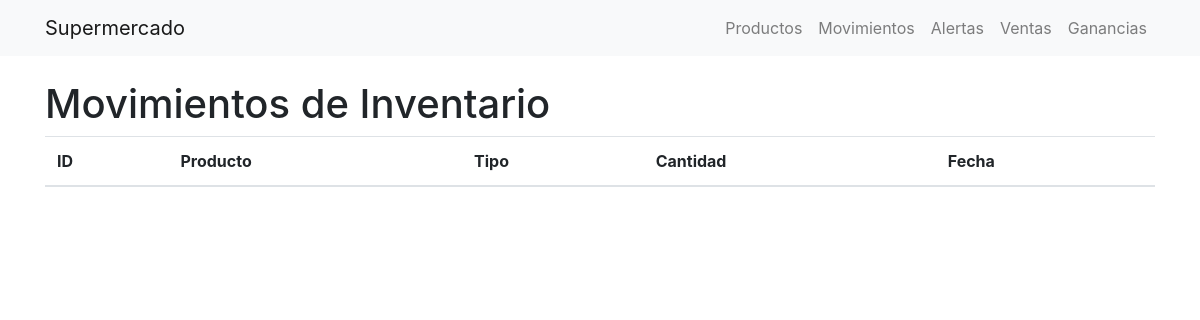
The app's page /movimientos, older data.
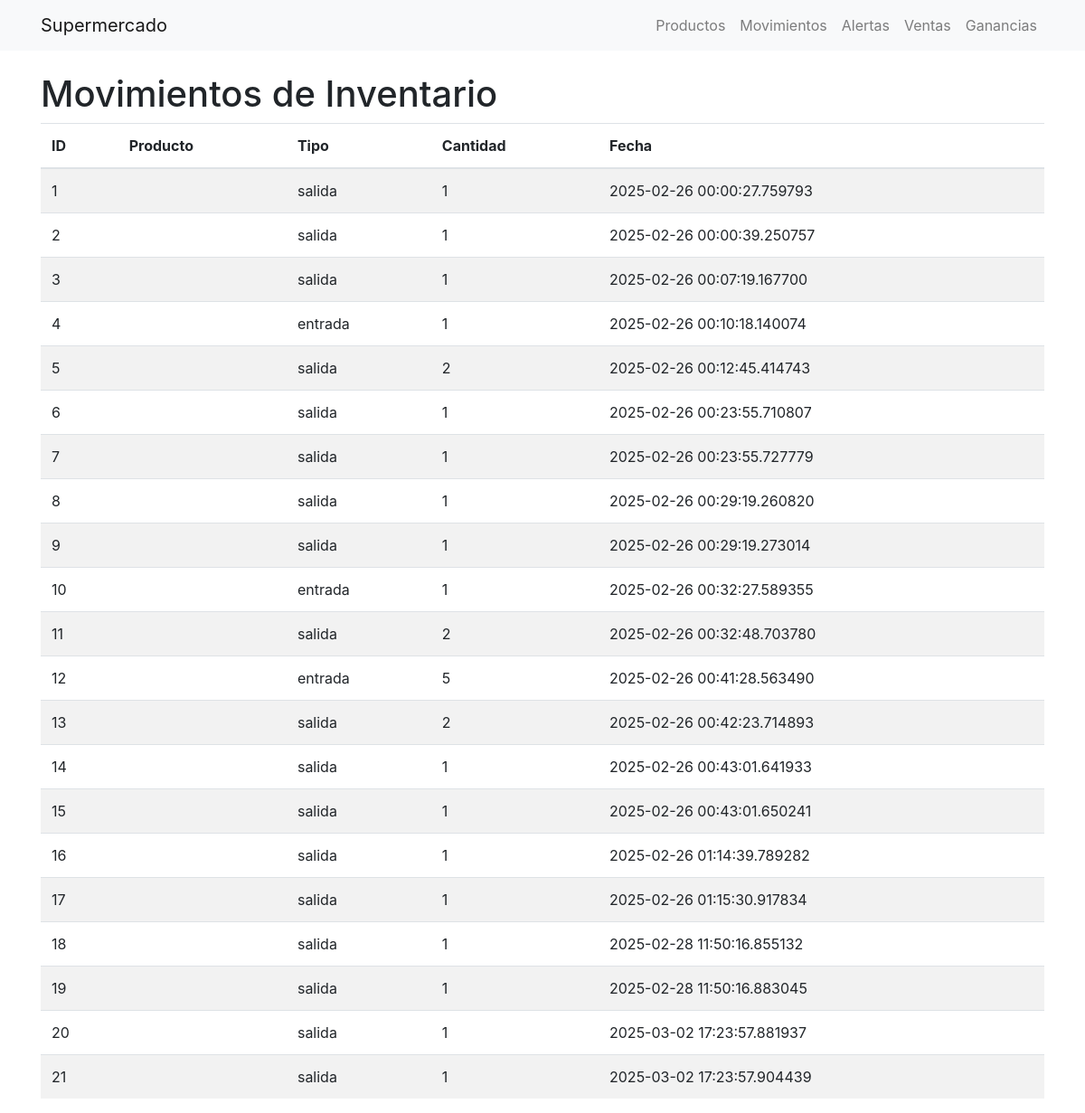
The same page, newer data.
### app.py (models this page shows)
class MovimientoInventario(db.Model):
    id = db.Column(db.Integer, primary_key=True)
    producto_id = db.Column(db.Integer, db.ForeignKey('producto.id'), nullable=False)
    tipo_movimiento = db.Column(db.String(10), nullable=False)  # entrada/salida
    cantidad = db.Column(db.Integer, nullable=False)
    fecha = db.Column(db.DateTime, nullable=False, default=db.func.current_timestamp())

### app.py (the view, shortened to what this page needs)
@app.route('/movimientos', methods=['GET', 'POST'])
def movimientos():
    movimientos = MovimientoInventario.query.all()
    productos = Producto.query.all()
    return render_template('movimientos.html', movimientos=movimientos, productos=productos)

### templates/movimientos.html
{% extends 'index.html' %}
{% block content %}
    <h1>Movimientos de Inventario</h1>
    <table class="table table-striped">
        <thead>
            <tr>
                <th>ID</th>
                <th>Producto</th>
                <th>Tipo</th>
                <th>Cantidad</th>
                <th>Fecha</th>
            </tr>
        </thead>
        <tbody>
            {% for movimiento in movimientos %}
                <tr>
                    <td>{{ movimiento.id }}</td>
                    <td>{{ movimiento.producto_nombre }}</td>
                    <td>{{ movimiento.tipo_movimiento }}</td>
                    <td>{{ movimiento.cantidad }}</td>
                    <td>{{ movimiento.fecha }}</td>
                </tr>
            {% endfor %}
        </tbody>
    </table>
{% endblock %}

### templates/index.html (shortened to what this page needs)
<!DOCTYPE html>
<html lang="es">
<head>
    <link rel="stylesheet" href="https://stackpath.bootstrapcdn.com/bootstrap/4.5.2/css/bootstrap.min.css">
</head>
<body>
    <nav class="navbar navbar-expand-lg navbar-light bg-light">
        <div class="container">
            <a class="navbar-brand" href="{{ url_for('index') }}">Supermercado</a>
            <div class="collapse navbar-collapse" id="navbarNav">
                <ul class="navbar-nav ml-auto">
                    <li class="nav-item">
                        <a class="nav-link" href="{{ url_for('productos') }}">Productos</a>
                    </li>
                    <li class="nav-item">
                        <a class="nav-link" href="{{ url_for('movimientos') }}">Movimientos</a>
                    </li>
                    <li class="nav-item">
                        <a class="nav-link" href="{{ url_for('alertas') }}">Alertas</a>
                    </li>
                    <li class="nav-item">
                        <a class="nav-link" href="{{ url_for('ventas') }}">Ventas</a>
                    </li>
                    <li class="nav-item">
                        <a class="nav-link" href="{{ url_for('ganancias') }}">Ganancias</a>
                    </li>
                </ul>
            </div>
        </div>
    </nav>
    <div class="container mt-4">
        {% block content %}
        {% endblock %}
    </div>
</body>
</html>

Row changes from the older to the newer data that the page shows:
added MovimientoInventario: id "1", tipo_movimiento "salida", cantidad "1", fecha "2025-02-26 00:00:27.759793"
added MovimientoInventario: id "2", tipo_movimiento "salida", cantidad "1", fecha "2025-02-26 00:00:39.250757"
added MovimientoInventario: id "3", tipo_movimiento "salida", cantidad "1", fecha "2025-02-26 00:07:19.167700"
added MovimientoInventario: id "4", tipo_movimiento "entrada", cantidad "1", fecha "2025-02-26 00:10:18.140074"
added MovimientoInventario: id "5", tipo_movimiento "salida", cantidad "2", fecha "2025-02-26 00:12:45.414743"
added MovimientoInventario: id "6", tipo_movimiento "salida", cantidad "1", fecha "2025-02-26 00:23:55.710807"
added MovimientoInventario: id "7", tipo_movimiento "salida", cantidad "1", fecha "2025-02-26 00:23:55.727779"
added MovimientoInventario: id "8", tipo_movimiento "salida", cantidad "1", fecha "2025-02-26 00:29:19.260820"
added MovimientoInventario: id "9", tipo_movimiento "salida", cantidad "1", fecha "2025-02-26 00:29:19.273014"
added MovimientoInventario: id "10", tipo_movimiento "entrada", cantidad "1", fecha "2025-02-26 00:32:27.589355"
added MovimientoInventario: id "11", tipo_movimiento "salida", cantidad "2", fecha "2025-02-26 00:32:48.703780"
added MovimientoInventario: id "12", tipo_movimiento "entrada", cantidad "5", fecha "2025-02-26 00:41:28.563490"
added MovimientoInventario: id "13", tipo_movimiento "salida", cantidad "2", fecha "2025-02-26 00:42:23.714893"
added MovimientoInventario: id "14", tipo_movimiento "salida", cantidad "1", fecha "2025-02-26 00:43:01.641933"
added MovimientoInventario: id "15", tipo_movimiento "salida", cantidad "1", fecha "2025-02-26 00:43:01.650241"
added MovimientoInventario: id "16", tipo_movimiento "salida", cantidad "1", fecha "2025-02-26 01:14:39.789282"
added MovimientoInventario: id "17", tipo_movimiento "salida", cantidad "1", fecha "2025-02-26 01:15:30.917834"
added MovimientoInventario: id "18", tipo_movimiento "salida", cantidad "1", fecha "2025-02-28 11:50:16.855132"
added MovimientoInventario: id "19", tipo_movimiento "salida", cantidad "1", fecha "2025-02-28 11:50:16.883045"
added MovimientoInventario: id "20", tipo_movimiento "salida", cantidad "1", fecha "2025-03-02 17:23:57.881937"
added MovimientoInventario: id "21", tipo_movimiento "salida", cantidad "1", fecha "2025-03-02 17:23:57.904439"
